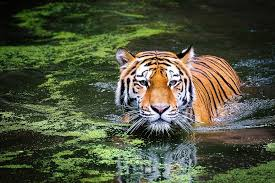
#> input picture Evaluacion5/Ejercicio1/images/image_0.jpeg, 275 x 183 px, given in place of image_0.jpg, which was not available
$ python image_processing.py
#> lines starting #> are read from the running program, lines starting #| are printed output that depends on the picture; pictures that were not available may be replaced by others from this repository, and a replacement may not be noted
from PIL import Image, ImageFilter
import time
from concurrent.futures import ThreadPoolExecutor
from functools import wraps
import asyncio
import os

# Funciones de procesamiento de imágenes
def convert_to_grayscale(image):
    """Convierte la imagen a escala de grises."""
    return image.convert('L')

def apply_edge_detection(image):
    """Aplica detección de bordes a la imagen."""
    return image.filter(ImageFilter.FIND_EDGES)

# Decoradores
def time_it(func):
    """Decorador que mide el tiempo de ejecución de una función."""
    @wraps(func)
    def wrapper(*args, **kwargs):
        start = time.time()
        result = func(*args, **kwargs)
        end = time.time()
        print(f"{func.__name__} tomó {end - start:.2f} segundos en ejecutarse.")
        return result
    return wrapper

def parallelize_image_processing(function):
    """Decorador que paraleliza el procesamiento de imágenes."""
    @wraps(function)
    def wrapper(images):
        with ThreadPoolExecutor(max_workers=5) as executor:
            results = list(executor.map(function, images))
        return results
    return wrapper

# Procesamiento de imágenes
@time_it
@parallelize_image_processing
def process_image(image):
    """Procesa una imagen aplicando las funciones de procesamiento."""
    grayscale_image = convert_to_grayscale(image)
    edge_detected_image = apply_edge_detection(grayscale_image)
    return edge_detected_image

# Función principal asíncrona
async def main():
    # Cargar imágenes desde el directorio 'images'
    image_dir = 'images'
    images = []
    for i in range(3):
        for ext in ['jpg', 'jpeg']:
            image_path = os.path.join(image_dir, f'image_{i}.{ext}')
            if os.path.exists(image_path):
                images.append(Image.open(image_path))
                break
        else:
            print(f"Imagen no encontrada: images/image_{i}.jpg o images/image_{i}.jpeg")

    if images:
        processed_images = process_image(images)
        # Aquí podrías guardar las imágenes procesadas o enviarlas a otro servicio
        print("Procesamiento de imágenes completado.")
    else:
        print("No se encontraron imágenes para procesar.")
#> in process_image, `grayscale_image = convert_to_grayscale(image)`:
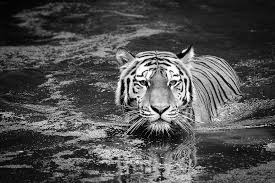
#> grayscale_image: PIL image 275x183 L; min 0, max 255, mean 79.7
#> in process_image, image is the input picture: PIL image 275x183 RGB; mean R, G, B 78.4, 84, 60.9
#> in apply_edge_detection, `return image.filter(ImageFilter.FIND_EDGES)`:
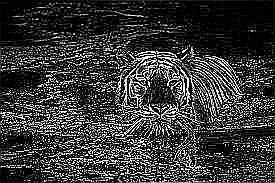
#> returned value: PIL image 275x183 L; min 0, max 255, mean 55.3
#> in wrapper, `results = list(executor.map(function, images))`: results = 1 item
#| process_image tomó 0.02 segundos en ejecutarse.

if __name__ == "__main__":
    asyncio.run(main())

$ run again, on Evaluacion5/Ejercicio1/images/image_0.jpg
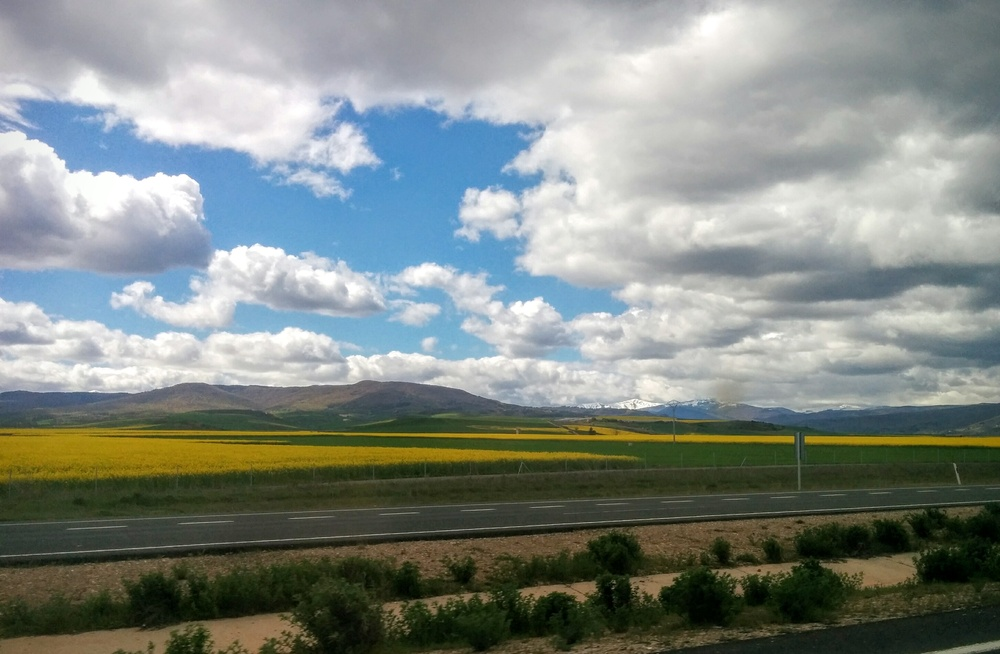
#> input picture Evaluacion5/Ejercicio1/images/image_0.jpg, 1000 x 654 px, shrunk from 2907 x 1900 before the run
#> in process_image, `grayscale_image = convert_to_grayscale(image)`:
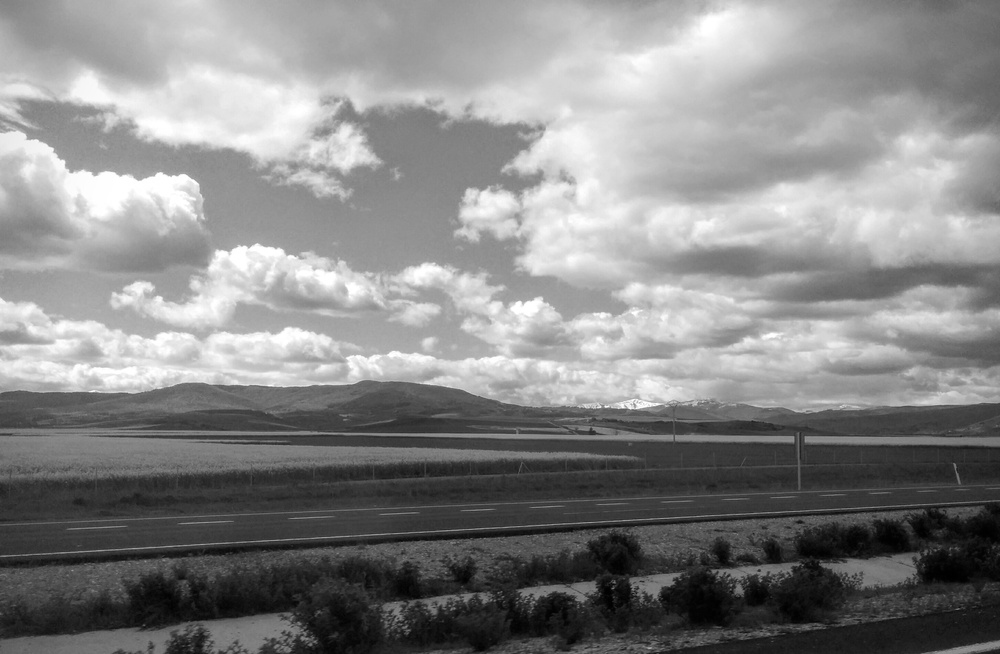
#> grayscale_image: PIL image 1000x654 L; min 0, max 255, mean 134.8
#> in process_image, image is the input picture: PIL image 1000x654 RGB; mean R, G, B 129.9, 137.8, 132.8
#> in apply_edge_detection, `return image.filter(ImageFilter.FIND_EDGES)`:
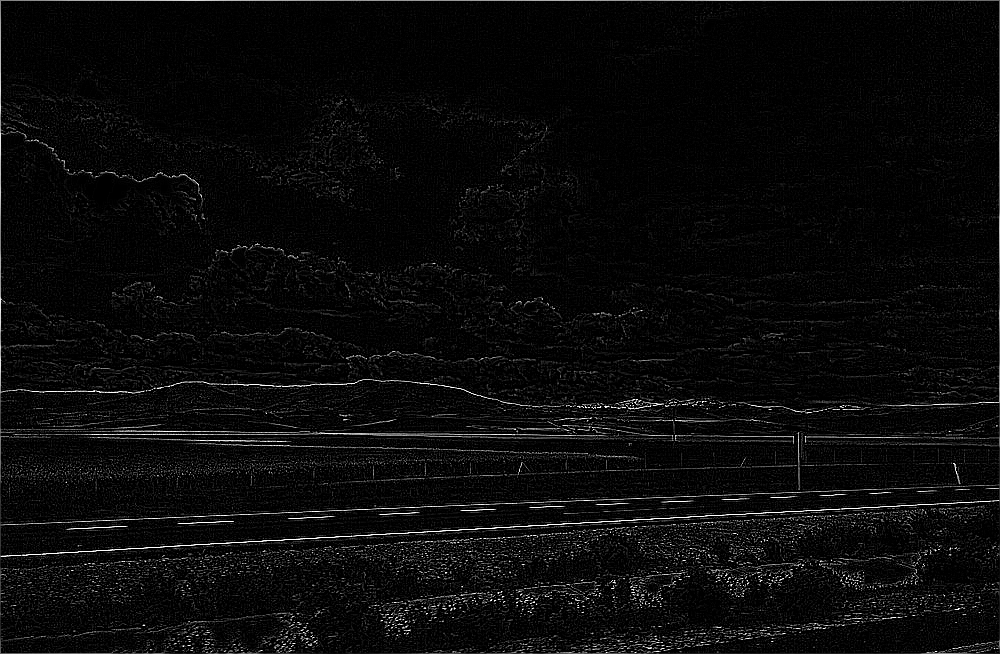
#> returned value: PIL image 1000x654 L; min 0, max 255, mean 10.4
#> results = 1 item
#| process_image tomó 0.14 segundos en ejecutarse.

$ run again, on Evaluacion5/Ejercicio1/images/image_2.jpg
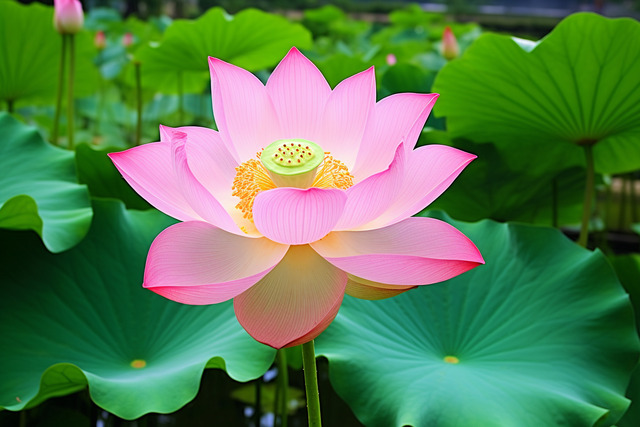
#> input picture Evaluacion5/Ejercicio1/images/image_2.jpg, 640 x 427 px
#> in process_image, `grayscale_image = convert_to_grayscale(image)`:
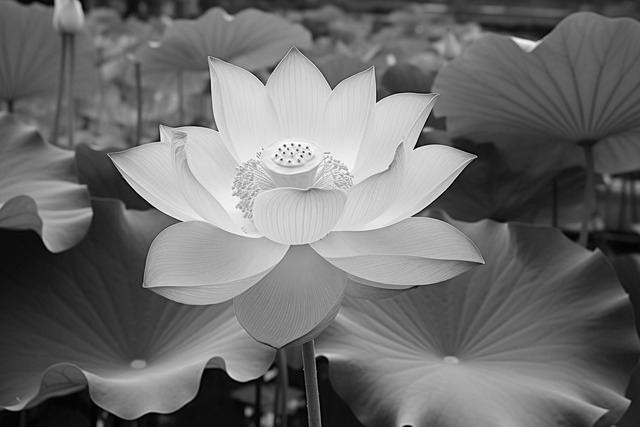
#> grayscale_image: PIL image 640x427 L; min 0, max 254, mean 109.4
#> in process_image, image is the input picture: PIL image 640x427 RGB; mean R, G, B 89.5, 124.8, 82
#> in apply_edge_detection, `return image.filter(ImageFilter.FIND_EDGES)`:
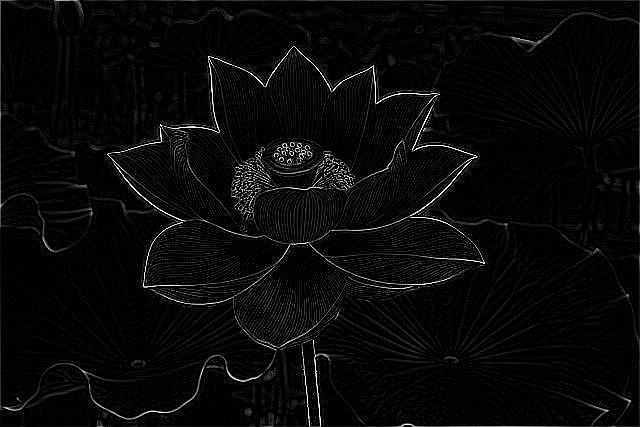
#> returned value: PIL image 640x427 L; min 0, max 255, mean 9
#> results = 1 item
#| process_image tomó 0.07 segundos en ejecutarse.
